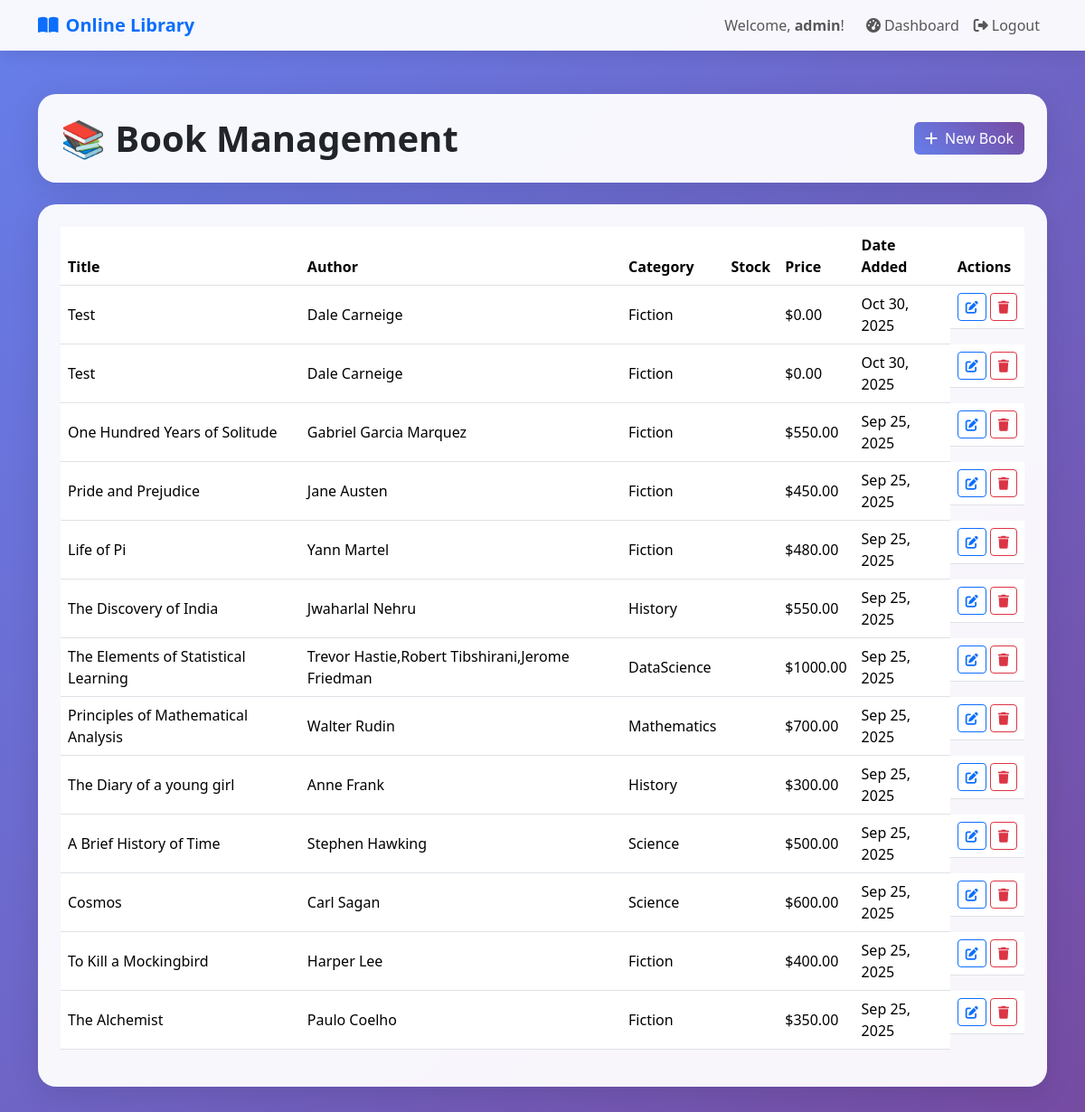
Screenshot of /dashboard/books/ (signed in) with the database file from the repository.
### catalog/models.py (models this page shows, shortened)
class CustomUser(AbstractUser):
    ROLE_CHOICES = (
        ('admin', 'Admin'),
        ('user', 'User'),
    )
    role = models.CharField(max_length=10, choices=ROLE_CHOICES, default='user')

class Book(models.Model):
    CATEGORY_CHOICES = [
        ('Science', 'Science'),
        ('Fiction', 'Fiction'),
        ('Mathematics', 'Mathematics'),
        ('History', 'History'),
        ('DataScience','DataScience'),
    ]
    LANGUAGE_CHOICES = [
        ('English', 'English'),
        ('Spanish', 'Spanish'),
        ('French', 'French'),
        ('German', 'German'),
        ('Other', 'Other'),
    ]
    title = models.CharField(max_length=255)
    author = models.CharField(max_length=255)
    isbn = models.CharField(max_length=50, blank=True)
    category = models.CharField(max_length=50, choices=CATEGORY_CHOICES)
    description = models.TextField(blank=True, null=True)
    publication_date = models.DateField(null=True, blank=True)
    pages = models.IntegerField(null=True, blank=True)
    language = models.CharField(max_length=50, choices=LANGUAGE_CHOICES, default='English')
    price = models.DecimalField(max_digits=8, decimal_places=2, default=0)
    total_copies = models.IntegerField(default=1)
    available_copies = models.IntegerField(default=1)
    image = models.ImageField(upload_to='book_covers/', null=True, blank=True)
    created_at = models.DateTimeField(auto_now_add=True)
    updated_at = models.DateTimeField(auto_now=True)

### catalog/views.py (the view)
# urls.py: path("dashboard/books/", views.book_management, name="book_management"),
@login_required
def book_management(request):
    if not request.user.is_superuser and not (hasattr(request.user, 'role') and request.user.role == 'admin'):
        messages.error(request, "You don't have permission to access this page.")
        return redirect('dashboard')
    books = Book.objects.all().order_by('-created_at')
    return render(request, 'catalog/book_management.html', {'books': books})

### templates/catalog/book_management.html (shortened to what this page needs)
{% extends "catalog/base.html" %}
{% block content %}
<div class="container py-5">
    <div class="row mb-4">
        <div class="col-12">
            <div class="glass-card p-4 d-flex justify-content-between align-items-center">
                <h1 class="display-6 fw-bold mb-0">📚 Book Management</h1>
                <a href="{% url 'add_book' %}" class="btn btn-gradient">
                    <i class="fas fa-plus me-2"></i>New Book
                </a>
            </div>
        </div>
    </div>
    <div class="row">
        <div class="col-12">
            {% if books %}
            <div class="glass-card p-4 table-responsive">
                <table class="table table-hover align-middle">
                    <thead>
                        <tr>
                            <th>Title</th>
                            <th>Author</th>
                            <th>Category</th>
                            <th>Stock</th>
                            <th>Price</th>
                            <th>Date Added</th>
                            <th>Actions</th>
                        </tr>
                    </thead>
                    <tbody>
                        {% for book in books %}
                        <tr>
                            <td>{{ book.title }}</td>
                            <td>{{ book.author }}</td>
                            <td>{{ book.category }}</td>
                            <td>{{ book.stock }}</td>
                            <td>${{ book.price }}</td>
                            <td>{{ book.created_at|date:"M d, Y" }}</td>
                            <td class="d-flex gap-1">
                                <a href="{% url 'edit_book' book.id %}" class="btn btn-sm btn-outline-primary">
                                    <i class="fas fa-edit"></i>
                                </a>
                                <form action="{% url 'delete_book' book.id %}" method="post">
                                    <button class="btn btn-sm btn-outline-danger">
                                        <i class="fas fa-trash"></i>
                                    </button>
                                </form>
                            </td>
                        </tr>
                        {% endfor %}
                    </tbody>
                </table>
            </div>
            {% endif %}
        </div>
    </div>
</div>
{% endblock %}

### templates/catalog/base.html (shortened to what this page needs)
{% load static %}
<!DOCTYPE html>
<html lang="en">
<head>
    <link href="https://cdn.jsdelivr.net/npm/bootstrap@5.3.2/dist/css/bootstrap.min.css" rel="stylesheet">
    <link href="https://cdnjs.cloudflare.com/ajax/libs/font-awesome/6.4.0/css/all.min.css" rel="stylesheet">
</head>
<body>
    <nav class="navbar navbar-expand-lg navbar-light nav-glass">
        <div class="container">
            <a class="navbar-brand fw-bold text-primary" href="{% url 'home' %}">
                <i class="fas fa-book-open me-2"></i>Online Library
            </a>
            <div class="navbar-nav ms-auto">
                {% if user.is_authenticated %}
                    <span class="navbar-text me-3">Welcome, <strong>{{ user.username }}</strong>!</span>
                    <a class="nav-link" href="{% url 'dashboard' %}"><i class="fas fa-tachometer-alt me-1"></i>Dashboard</a>
                <form method="post" action="{% url 'logout' %}" class="d-inline">
                    <button type="submit" class="nav-link btn btn-link" style="border: none; background: none; cursor: pointer;">
                        <i class="fas fa-sign-out-alt me-1"></i>Logout
                    </button>
                </form>
                {% else %}
                    <a class="nav-link" href="{% url 'login' %}"><i class="fas fa-sign-in-alt me-1"></i>Login</a>
                    <a class="nav-link" href="{% url 'register' %}"><i class="fas fa-user-plus me-1"></i>Register</a>
                {% endif %}
            </div>
        </div>
    </nav>
    {% block content %}{% endblock %}
</body>
</html>

### templates/catalog/base.html (style rules this page uses)
:root { --primary: #2c3e50; --secondary: #3498db; --success: #27ae60; --warning: #f39c12; --danger: #e74c3c; --light: #ecf0f1; --dark: #2c3e50; }
body { font-family: 'Segoe UI', Tahoma, Geneva, Verdana, sans-serif; background: linear-gradient(135deg, #667eea 0%, #764ba2 100%); min-height: 100vh; }
.glass-card { background: rgba(255, 255, 255, 0.95); backdrop-filter: blur(10px); border-radius: 20px; border: 1px solid rgba(255, 255, 255, 0.2); box-shadow: 0 8px 32px rgba(0, 0, 0, 0.1); }
.nav-glass { background: rgba(255, 255, 255, 0.95) !important; backdrop-filter: blur(10px); box-shadow: 0 2px 20px rgba(0, 0, 0, 0.1); }
.btn-gradient { background: linear-gradient(45deg, #667eea, #764ba2); border: none; color: white; transition: all 0.3s ease; }

### rows the page displays
CustomUser: username "admin"
Book: title "Test", author "Dale Carneige", category "Fiction", price "0.00", created_at "Oct 30, 2025"
Book: title "Test", author "Dale Carneige", category "Fiction", price "0.00", created_at "Oct 30, 2025"
Book: title "One Hundred Years of Solitude", author "Gabriel Garcia Marquez", category "Fiction", price "550.00", created_at "Sep 25, 2025"
Book: title "Pride and Prejudice", author "Jane Austen", category "Fiction", price "450.00", created_at "Sep 25, 2025"
Book: title "Life of Pi", author "Yann Martel", category "Fiction", price "480.00", created_at "Sep 25, 2025"
Book: title "The Discovery of India", author "Jwaharlal Nehru", category "History", price "550.00", created_at "Sep 25, 2025"
Book: title "The Elements of Statistical Learning", author "Trevor Hastie,Robert Tibshirani,Jerome Friedman", category "DataScience", price "1000.00", created_at "Sep 25, 2025"
Book: title "Principles of Mathematical Analysis", author "Walter Rudin", category "Mathematics", price "700.00", created_at "Sep 25, 2025"
Book: title "The Diary of a young girl", author "Anne Frank", category "History", price "300.00", created_at "Sep 25, 2025"
Book: title "A Brief History of Time", author "Stephen Hawking", category "Science", price "500.00", created_at "Sep 25, 2025"
Book: title "Cosmos", author "Carl Sagan", category "Science", price "600.00", created_at "Sep 25, 2025"
Book: title "To Kill a Mockingbird", author "Harper Lee", category "Fiction", price "400.00", created_at "Sep 25, 2025"
Book: title "The Alchemist", author "Paulo Coelho", category "Fiction", price "350.00", created_at "Sep 25, 2025"
